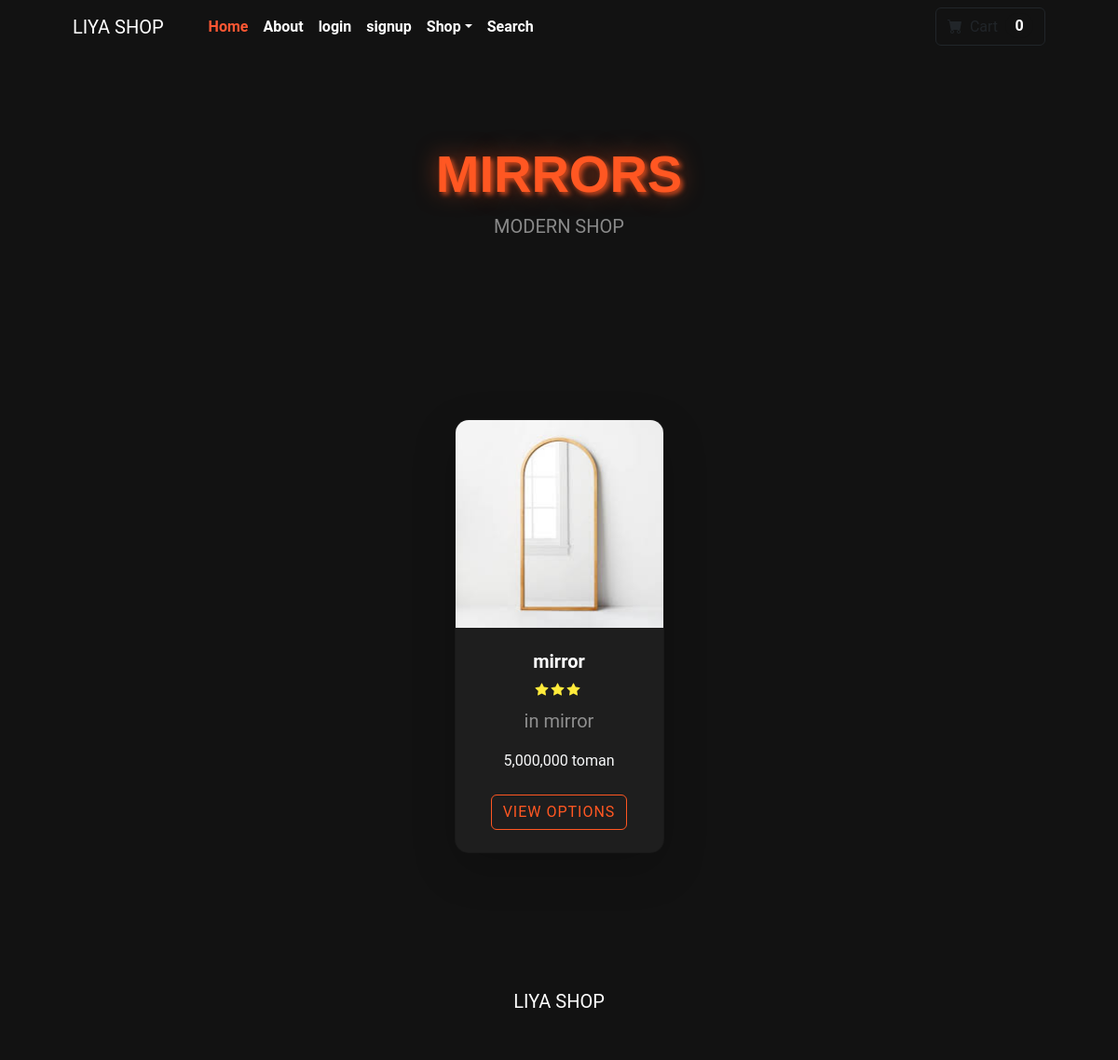
Screenshot of /category/mirror with the database file from the repository.
### shop/models.py (models this page shows, shortened)
class Category(models.Model):
    name = models.CharField(max_length=50)
    def __str__(self):
        return self.name

class Product(models.Model):
    name = models.CharField(max_length=50)
    description = models.CharField(max_length=500,default='',blank=True,null=True)
    price = models.DecimalField(default=0,max_digits=12,decimal_places=0)
    category = models.ForeignKey(Category,on_delete=models.CASCADE,default=1)
    picture = models.ImageField(upload_to='upload/product/')
    star = models.IntegerField(default=0,validators=[MinValueValidator(0),MaxValueValidator(5)])
    is_sale = models.BooleanField(default=False)
    sale_price = models.DecimalField(default=0,max_digits=12,decimal_places=0)

### shop/views.py (the view)
# urls.py: path('category/<str:cat>',views.category, name='category'),
def category(request,cat):
    cat = cat.replace('-','')
    try:
        category = Category.objects.get(name=cat)
        products = Product.objects.filter(category=category)
        return render(request, 'category.html', {'products': products,"category":category})
    except:
        messages.success(request,'Category does not exist')
        return redirect('home')

### cart/cart.py (called while the page is built)
    def __len__(self):
        return len(self.cart)

### cart/context_processors.py (called while the page is built)
def cart(request):
    return {'cart': Cart(request)}

### shop/templates/category.html (shortened to what this page needs)
{% extends "base.html" %}
{% load static %}
{% load humanize %}
{% block content %}
        <header class="bg-dark py-5">
            <div class="container px-4 px-lg-5 my-5">
                <div class="text-center text-white">
                    <h1 class="display-4 fw-bolder animate__animated animate__fadeIn animate__delay-1s">{{ category }}s</h1>
                    <p class="lead fw-normal text-white-50 mb-0 animate__animated animate__fadeIn animate__delay-2s">MODERN SHOP</p>
                </div>
            </div>
        </header>
        <section class="py-5">
            <div class="container px-4 px-lg-5 mt-5">
                <div class="row gx-4 gx-lg-5 row-cols-2 row-cols-md-3 row-cols-xl-4 justify-content-center">
                    {% for item in products %}
                        {% if item.is_sale %}
                        <div class="col mb-5">
                            <div class="card h-100 shadow-lg hover-zoom-card animate__animated animate__fadeIn animate__delay-3s">
                                <div class="badge bg-danger text-white position-absolute" style="top: 0.5rem; right: 0.5rem">Sale</div>
                                <img class="card-img-top hover-zoom" src="{{ item.picture.url }}" alt="..." />
                                <div class="card-body p-4">
                                    <div class="text-center">
                                        <h5 class="fw-bolder text-white">{{ item.name }}</h5>
                                        <p class="text-white-50">in {{ item.category }}</p>
                                        <div class="d-flex justify-content-center small text-warning mb-2">
                                            {% with ''|center:item.star as range %}
                                                {% for _ in range %}
                                                    <div class="bi-star-fill"></div>
                                                {% endfor %}
                                            {% endwith %}
                                        </div>
                                        <strike class="text-white-50">{{ item.price | intcomma }} toman</strike> <br>
                                        <span class="text-light">{{ item.sale_price | intcomma }} toman</span>
                                    </div>
                                </div>
                                <div class="card-footer p-4 pt-0 border-top-0 bg-transparent">
                                    <div class="text-center">
                                        <a class="btn btn-outline-light mt-auto hover-btn" href="{% url 'product' item.id %}">View options</a>
                                    </div>
                                </div>
                            </div>
                        </div>
                        {% else %}
                        <div class="col mb-5">
                            <div class="card h-100 shadow-lg hover-zoom-card animate__animated animate__fadeIn animate__delay-3s">
                                <img class="card-img-top hover-zoom" src="{{ item.picture.url }}" alt="..." />
                                <div class="card-body p-4">
                                    <div class="text-center">
                                        <h5 class="fw-bolder text-white">{{ item.name }}</h5>
                                        <div class="d-flex justify-content-center small text-warning mb-2">
                                            {% with ''|center:item.star as range %}
                                                {% for _ in range %}
                                                    <div class="bi-star-fill"></div>
                                                {% endfor %}
                                            {% endwith %}
                                        </div>
                                        <p class="text-white-50">in {{ item.category }}</p>
                                        <span class="text-light">{{ item.price | intcomma }} toman</span>
                                    </div>
                                </div>
                                <div class="card-footer p-4 pt-0 border-top-0 bg-transparent">
                                    <div class="text-center">
                                        <a class="btn btn-outline-light mt-auto hover-btn" href="{% url 'product' item.id %}">View options</a>
                                    </div>
                                </div>
                            </div>
                        </div>
                        {% endif %}
                    {% endfor %}
                </div>
            </div>
        </section>
{% endblock %}

### shop/templates/category.html (style rules this page uses)
body { background-color: #121212; color: white; font-family: 'Roboto', sans-serif; font-weight: 400; }
.bg-dark { background-color: #121212 !important; }
h1, p { animation-duration: 2s; animation-fill-mode: both; }
h1 { font-family: 'Russo One', sans-serif; color: #ff5722; font-size: 3.5rem; text-transform: uppercase; text-shadow: 3px 3px 5px rgba(255, 87, 34, 0.7), 0 0 25px rgba(255, 87, 34, 0.5); }
p { font-size: 1.25rem; }
.animate__animated.animate__fadeIn { animation: fadeIn 1s ease-in; }
.animate__delay-1s { animation-delay: 1s; }
.animate__delay-2s { animation-delay: 2s; }
.animate__delay-3s { animation-delay: 3s; }
.card { background-color: #1e1e1e; border-radius: 15px; transition: all 0.3s ease; box-shadow: 0 4px 20px rgba(0, 0, 0, 0.3); overflow: hidden; }
.card-img-top { transition: transform 0.3s ease-in-out; }
.btn-outline-light { border-color: #ff5722; color: #ff5722; transition: all 0.3s ease; font-size: 1rem; text-transform: uppercase; letter-spacing: 1px; }
.bi-star-fill { color: #ffeb3b; margin-right: 3px; }
.text-white { color: #fff !important; }
.text-light { color: #f0f0f0; }
.text-white-50 { color: rgba(255, 255, 255, 0.5); }

### rows the page displays
Category: name "MIRROR"
Product: picture (picture), name "mirror", is_sale False (drawn), category "mirror", price "5,000,000"

### other values shown
{{ cart|length }} "0"
